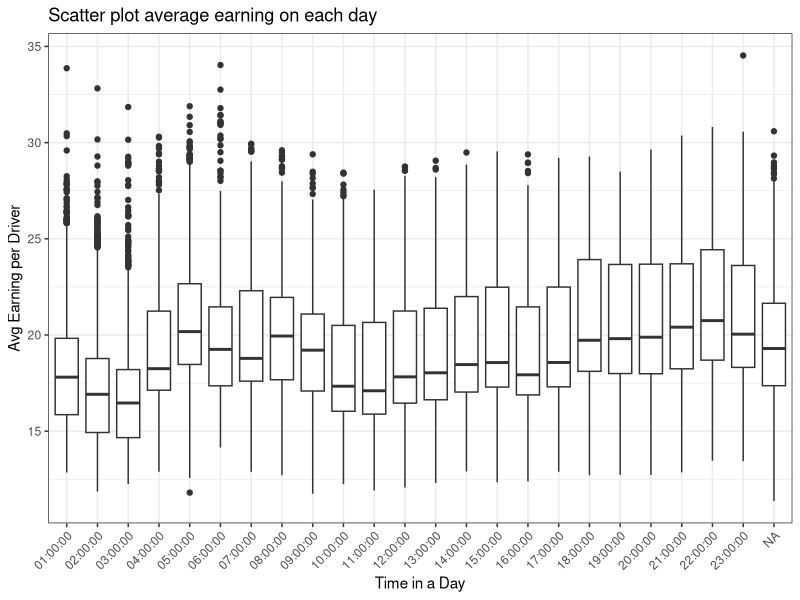
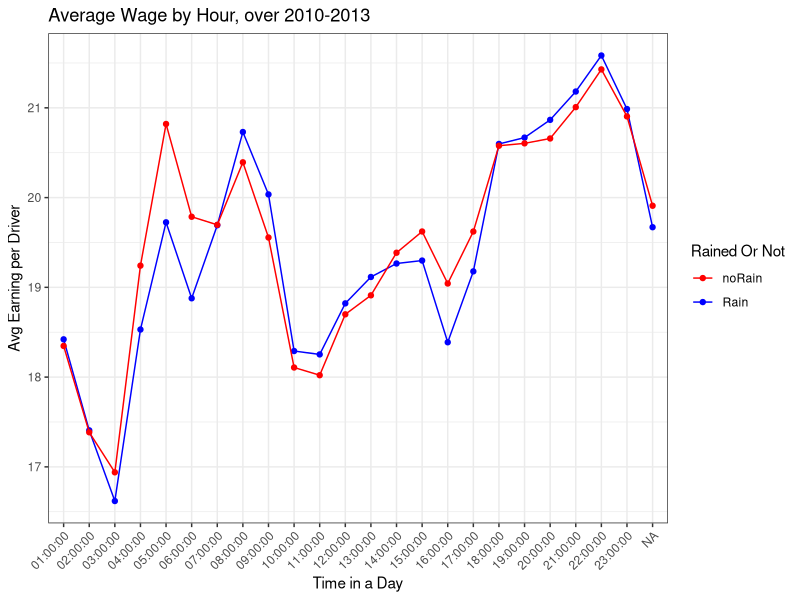

Write the R code that produced these figures, in order.
library(tidyverse)
library(dplyr)
library(GGally)
library(lubridate)
library(scales)

setwd("/Users/valentina/Desktop/2019 fall/231/assignment/A2")

# Step 6: Join Elastic Map Reduce output with precipitation data ---------------------------------

EMRoutput = read_tsv("./EMRoutput.tsv", col_names = c("date", "hour", "drivers_onduty", "t_onduty", "t_occupied", "n_pass", "n_trip", "n_mile", "earnings"))
EMRoutput <- EMRoutput[order(EMRoutput$date,EMRoutput$hour),]
EMRoutput <- mutate(EMRoutput, DATE = as.POSIXct(paste(date, hour),tz = "UTC", format = "%Y-%m-%d %H"))
EMRoutput <- subset(EMRoutput, select = -c(date, hour))

precipitation = read_csv("./nyc_precipitation.csv", col_names = TRUE)
precipitation <- subset(precipitation, select = c(DATE,HPCP))

# HPCP: The amount of precipitation recorded at the station for the hour ENDING at the time specified for DATE above given in hundredths of inches or tenths of millimeters
# The values 99999 means the data value is missing. Hours with no precipitation are not shown.
#any(is.na(precipitation$HPCP)) returns FALSE
#any(precipitation$HPCP == 99999) returns FALSE
precipitation$DATE <- as.POSIXct(precipitation$DATE) - hours(1) # ending hr -> beginning hr

output <- left_join(EMRoutput, precipitation)

output <- output %>%  tidyr::separate(DATE, c("date", "hour"), sep = " ")
output <- output[,c("date", "hour", "HPCP", "drivers_onduty", "t_onduty", "t_occupied", "n_pass", "n_trip", "n_mile", "earnings")]
names(output)[3]<-"precip"
output$precip[which(is.na(output$precip))]=0

# Step 7: Investigate the effect of precipitation on hourly wages for taxi drivers, and the supply of and demand for taxis ---------------------------------

# Rain (binary indicator for whether it rained that hour)
output$rain = 0
output$rain[which(output$precip>0)] = 1

# RainLevel (No Rain, Light Rain (less than 0.098inch), Moderate Rain (less than 0.3inch), Heavy Rain (otherwise))
# reference from Wiki: https://en.wikipedia.org/wiki/Rain
output$rainLevel = "No rain"
output$rainLevel[which(output$precip>0 & output$precip<0.098)] = "Light Rain"
output$rainLevel[which(output$precip>=0.098 & output$precip<0.3)] = "Moderate Rain"
output$rainLevel[which(output$precip>=0.3)] = "Heavy Rain"

# Average earning
output$avgWage = output$earnings/output$drivers_onduty
output$onduty_perc = output$t_onduty/output$drivers_onduty
output$occupy_perc = output$t_occupied/output$drivers_onduty
output %>% mutate (rain = factor(rain))
ggplot(data = output, aes(x = hour, y = avgWage)) +
  geom_boxplot(aes(fill=rain)) +
  labs(x = "Time in a Day",  y = "Avg Earning per Driver", color = 'Rained Or Not', title = "Scatter plot average earning on each day")  +
  theme_bw()+
  theme(axis.text.x = element_text(angle = 45, hjust = 1))

raindf <- output %>% group_by(hour, rain) %>% summarize(avgWage = mean(avgWage)) %>% filter(rain==1)
noraindf <- output %>% group_by(hour, rain) %>% summarize(avgWage = mean(avgWage)) %>% filter(rain==0)
rain <- output %>% group_by(hour, rain) %>% filter(rain==1)
plot.data <- tibble(raindf$hour, raindf$avgWage, noraindf$avgWage)
colnames(plot.data) = c("hour", "avgWageRain","avgWageNoRain")

plot.data %>% ggplot() + 
  geom_line(data = plot.data, aes(x = hour, y = avgWageRain, color = "Rain", group = 1)) +
  geom_point(data = plot.data, aes(x = hour, y = avgWageRain, color = "Rain", group = 1)) +
  geom_line(data = plot.data, aes(x = hour, y = avgWageNoRain, color = "noRain", group = 1)) + 
  geom_point(data = plot.data, aes(x = hour, y = avgWageNoRain, color = "noRain", group = 1)) +
  labs(x = "Time in a Day",  y = "Avg Earning per Driver", color = 'Rained Or Not', title = "Average Wage by Hour, over 2010-2013")  +
  theme_bw() + scale_color_manual(values = c('Rain' = 'blue','noRain' = 'red')) +
  theme(axis.text.x = element_text(angle = 45, hjust = 1))

fm = lm(data = output, formula = output$avgWage ~ 1 + rain)
print(summary(fm))
print(summary(fm)$r.squared)

fm2 = lm(data = output, formula = output$avgWage ~ 1 + rainLevel)
print(summary(fm2))
print(summary(fm2)$r.squared)

fm3 = lm(data = output, formula = output$onduty_perc ~ 1 + output$avgWage)
print(summary(fm3))
print(summary(fm3)$r.squared)

fm4 = lm(data = output, formula = log(output$onduty_perc) ~ 1 + log(output$avgWage))
print(summary(fm4))
print(summary(fm4)$r.squared)
  
  
  
  

